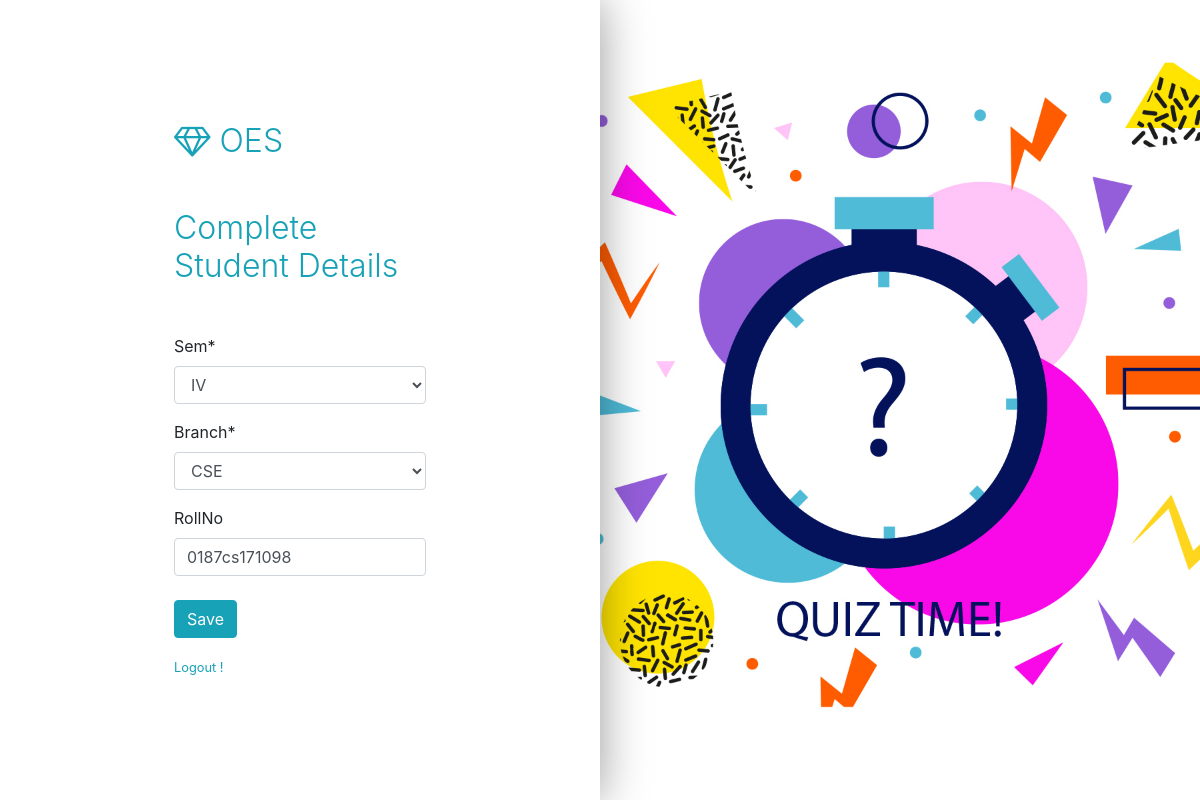
The app's page /accounts/details/student/ (signed in), older data.
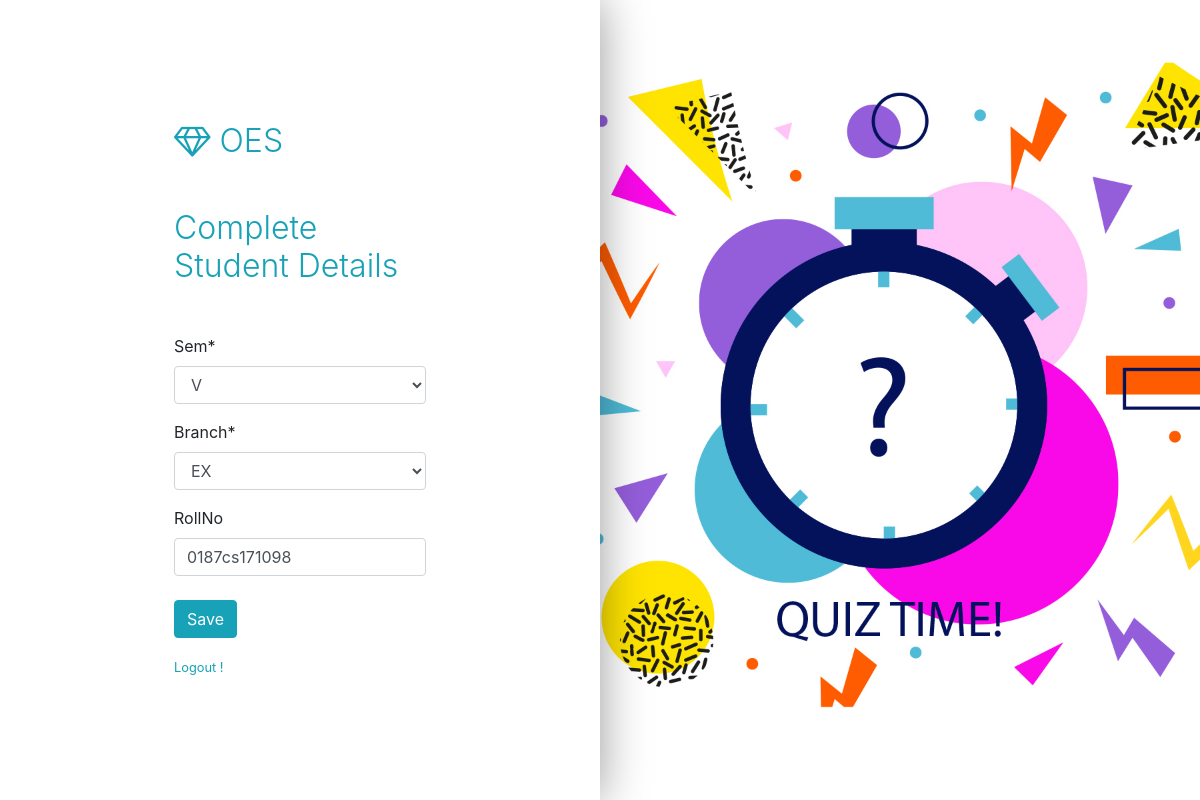
The same page, newer data.
### Authentication/models.py (models this page shows, shortened)
class Student(models.Model):
    user = models.OneToOneField(User, on_delete=models.CASCADE, primary_key=True)
    Sem=models.CharField(max_length=20,null=True,choices=sem)
    Branch=models.CharField(max_length=20,null=True,choices=branches)
    RollNo=models.CharField(max_length=20,unique=True,blank=True,null=True)
    signup_confirmation = models.BooleanField(default=False)

### Authentication/views.py (the view)
# urls.py: path('details/student/',views.complete_info_stud,name='details_stud'),
def complete_info_stud(request):
    stud=Student.objects.get(user=request.user)
    form=forms.StudentForm(instance=stud)
    if request.method=="POST":
        form=forms.StudentForm(request.POST,instance=stud)
        if form.is_valid():
            form.save()
        return redirect('home')
    return render(request,'Authentication/complete_info.html',{'form': form , 'details':"Complete Student Details"})

### Authentication/forms.py
class StudentForm(forms.ModelForm):
    class Meta:
        model=Student
        fields = '__all__'
        exclude=['user','signup_confirmation']

### templates/Authentication/complete_info.html (shortened to what this page needs)
<!DOCTYPE html>
<html>
<head>
    <link rel="stylesheet" href="https://cdnjs.cloudflare.com/ajax/libs/twitter-bootstrap/4.5.2/css/bootstrap.min.css">
    <link rel="stylesheet" href="https://cdnjs.cloudflare.com/ajax/libs/font-awesome/4.7.0/css/font-awesome.min.css">
    {% load static %}
    <link rel="stylesheet" href="{% static 'css/login_signup.css' %}">
</head>
<body>
    <div class="container-fluid">
        <div class="row mh-100vh">
            <div class="col-10 col-sm-8 col-md-6 col-lg-6 offset-1 offset-sm-2 offset-md-3 offset-lg-0 align-self-center d-lg-flex align-items-lg-center align-self-lg-stretch bg-white p-5 rounded rounded-lg-0 my-5 my-lg-0" id="login-block">
                <div class="m-auto w-lg-75 w-xl-50">
                    <h2 class="text-info font-weight-light mb-5"><i class="fa fa-diamond"></i>&nbsp;OES</h2>
                    <h2 class="text-info font-weight-light mb-5">{{details}}</h2>
                    <form method="POST">
                        {% load crispy_forms_tags %}
                        {{ form|crispy}}
                        <button class="btn btn-info mt-2" type="submit">Save</button>
                    </form>
                    <p class="mt-3 mb-0"><a class="text-info small" href="{% url 'logout' %}">Logout !</a></p>
                </div>
            </div>
            <div class="col-lg-6 d-flex align-items-end" id="bg-block" style="background-image:url({% static 'img/quiz.jpg' %});background-size:cover;background-position:center center;">
            </div>
        </div>
    </div>
</body>
</html>

### static/css/login_signup.css (style rules this page uses)
.mh-100vh { min-height: 100vh; }
#login-block { -webkit-box-shadow: 0 0 45px 0 rgba(0, 0, 0, 0.4); -moz-box-shadow: 0 0 45px 0 rgba(0, 0, 0, 0.4); box-shadow: 0 0 45px 0 rgba(0, 0, 0, 0.4); z-index: 2; }
@media (min-width: 992px) { .w-lg-75 { width: 75%; } }
@media (min-width: 992px) { .rounded-lg-0 { border-radius: 0 !important; } }
@media (min-width: 1200px) { .w-xl-50 { width: 50%; } }

Row changes from the older to the newer data that the page shows:
changed Student "0187cs171098": Sem "IV" → "V"; Branch "CSE" → "EX"
